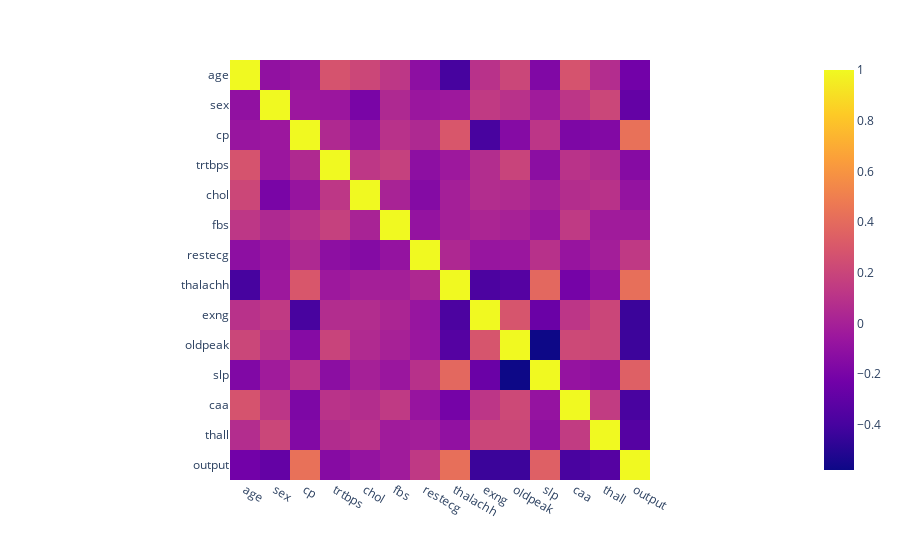

The notebook cell saved with this chart:
### Markdown cell above
Nun kann man diese Matrix nach hohen (oder tiefen Werten) durchsuchen um Paramterpaare zu finden welche stark voneinen Abhängig sind. Dabei wäre man besonders an der `output` Zeile interessiert da diese Ja die Wahrscheinlichkeit auf einen Herzinfarkt aufzeigen würde um somit welcher andere Parameter den grössten Einfluss darauf hat.

Wichtig ist das beim Korrelationsplot die diagonalen Werte ignoriert werden können das diese ja den Pearson Koeffizient des Parameters mit sich selber, also dem Wert 1, aufzeigt.

Da der Mensch nicht gut is im scrennen von Zahlen können wir den Korrelationsplot mit eine Farbskala erweitern. Hierzu wir die Visualisierungsbibilothek plotly-express verwenden und der dazugehörige Befehtl `.imshow()`

### Code cell
px.imshow(df.corr())

### Figure 1 — Plotly figure (JSON) as saved in the notebook; plotly's stock layout.template omitted (floating-point values rounded to 4 significant figures; data arrays with more than 128 entries replaced by an {"elided": "..."} marker saying what was removed)
{"data": [{"coloraxis": "coloraxis", "name": "0", "x": ["age", "sex", "cp", "trtbps", "chol", "fbs", "restecg", "thalachh", "exng", "oldpeak", "slp", "caa", "thall", "output"], "y": ["age", "sex", "cp", "trtbps", "chol", "fbs", "restecg", "thalachh", "exng", "oldpeak", "slp", "caa", "thall", "output"], "z": {"elided": "14x14 float values"}, "type": "heatmap", "xaxis": "x", "yaxis": "y", "hovertemplate": "x: %{x}<br>y: %{y}<br>color: %{z}<extra></extra>"}], "layout": {"xaxis": {"anchor": "y", "domain": [0, 1], "scaleanchor": "y", "constrain": "domain"}, "yaxis": {"anchor": "x", "domain": [0, 1], "autorange": "reversed", "constrain": "domain"}, "coloraxis": {"colorscale": [[0, "#0d0887"], [0.1111, "#46039f"], [0.2222, "#7201a8"], [0.3333, "#9c179e"], [0.4444, "#bd3786"], [0.5556, "#d8576b"], [0.6667, "#ed7953"], [0.7778, "#fb9f3a"], [0.8889, "#fdca26"], [1, "#f0f921"]]}, "margin": {"t": 60}}}
